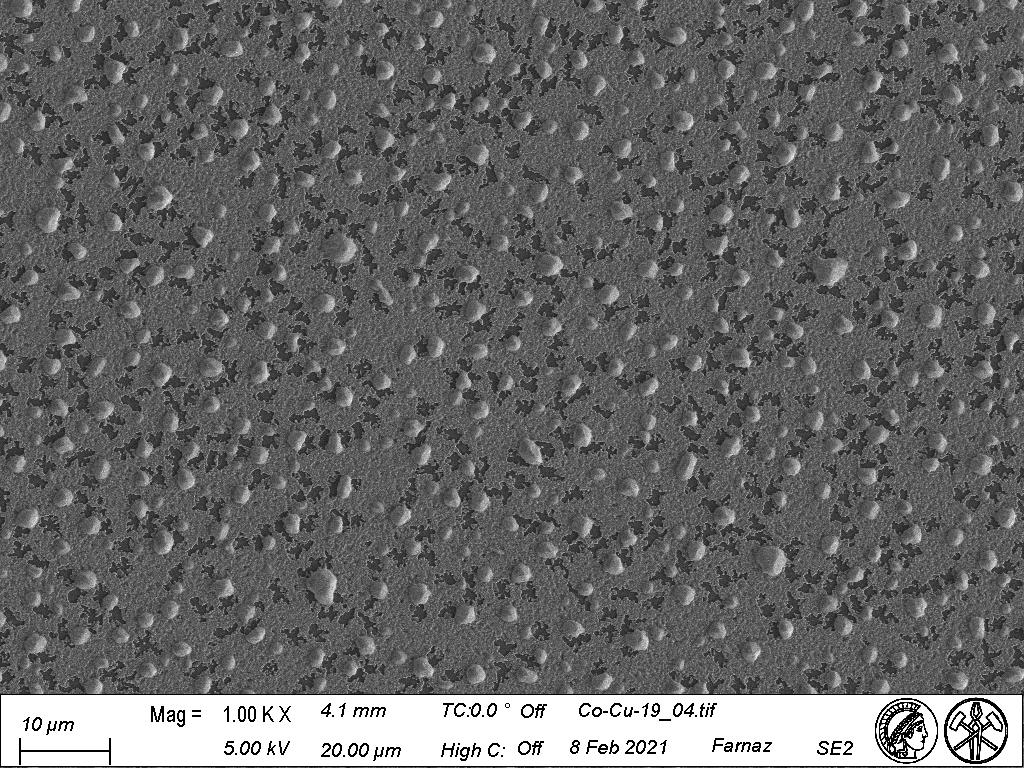
#> input picture 600C_2hrs/Co-Cu-19_04/Co-Cu-19_04.tif, 1024 x 768 px
$ python Co-Cu-19_04.py
#> lines starting #> are read from the running program, lines starting #| are printed output that depends on the picture; after the words box and inside, x2 and y2 are one past the last pixel; in counts of white or black regions, pixels touching at a corner belong together
# -*- coding: utf-8 -*-
"""
Created on Sat Jun 25 15:51:46 2022

@author: FireT
"""


from skimage import measure, io, img_as_ubyte
import matplotlib.pyplot as plt
from skimage.color import label2rgb, rgb2gray
import numpy as np
import cv2
import scipy
from scipy.stats import norm
from skimage import morphology
from skimage import exposure
from skimage.filters import difference_of_gaussians, window


# The input image.
image = cv2.imread("Co-Cu-19_04.tif",0)
#> image is the input picture: shape (768, 1024); min 0, max 255, mean 103.2
image=image[0:696, :]
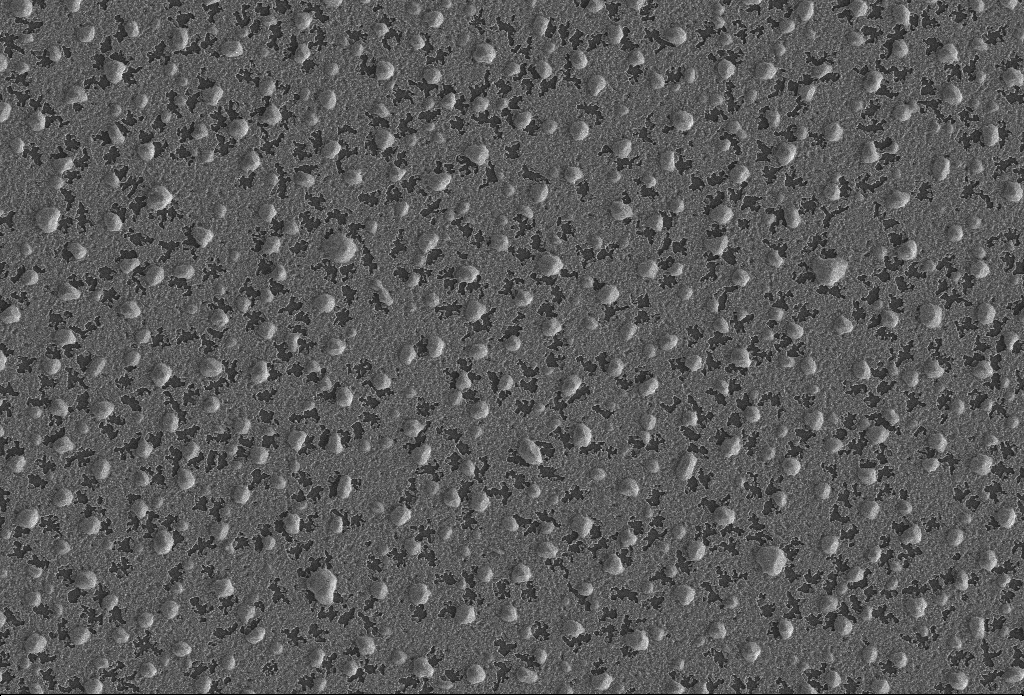
#> image: shape (696, 1024); min 0, max 255, mean 90.9
scale = 0.1116 #microns/pixel
Pixelcut= 100 #Minimum pixel Size


#cv2.imshow('original', image)
#cv2.waitKey()

#plt.hist(image.flat, bins=100, range=(0,150))  #.flat returns the flattened numpy array (1D)


from skimage.filters import threshold_otsu #binary image

ret, thresh=cv2.threshold(image,0,255,cv2.THRESH_BINARY+cv2.THRESH_OTSU)
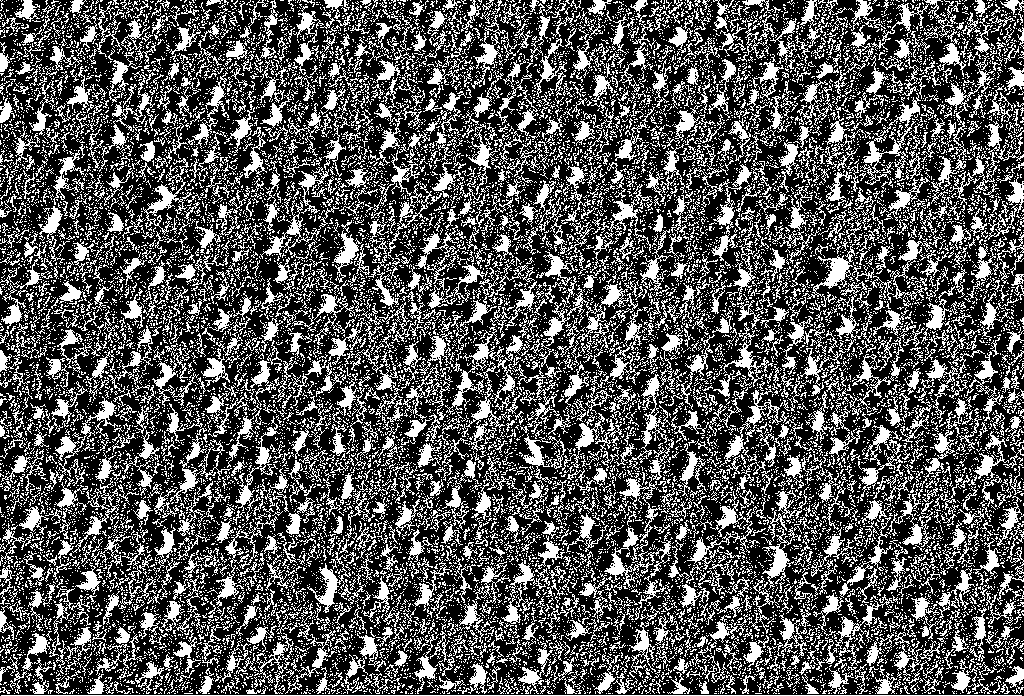
#> thresh: shape (696, 1024); 33.4% white in thin lines or dots
#> ret = 98


#Generate thresholded image
#thresholded_img = image > threshold
#plt.imshow(thresholded_img,cmap='gray')


#Remove edge touching regions
from skimage.segmentation import clear_border
edge_touching_removed = clear_border(thresh)
#> edge_touching_removed: shape (696, 1024); 32% white in thin lines or dots
#plt.imshow(edge_touching_removed)


kernel=np.ones ((3,3),np.uint8)
eroded=cv2.erode(edge_touching_removed,kernel,iterations=1)
#> eroded: shape (696, 1024); 4.1% white; 660 white regions (273 under 20 px), largest, box (x1, y1, x2, y2) and area: (825, 259, 848, 285) 286, (321, 569, 336, 604) 250, (337, 235, 357, 262) 229
dilated=cv2.dilate(eroded,kernel,iterations=1)
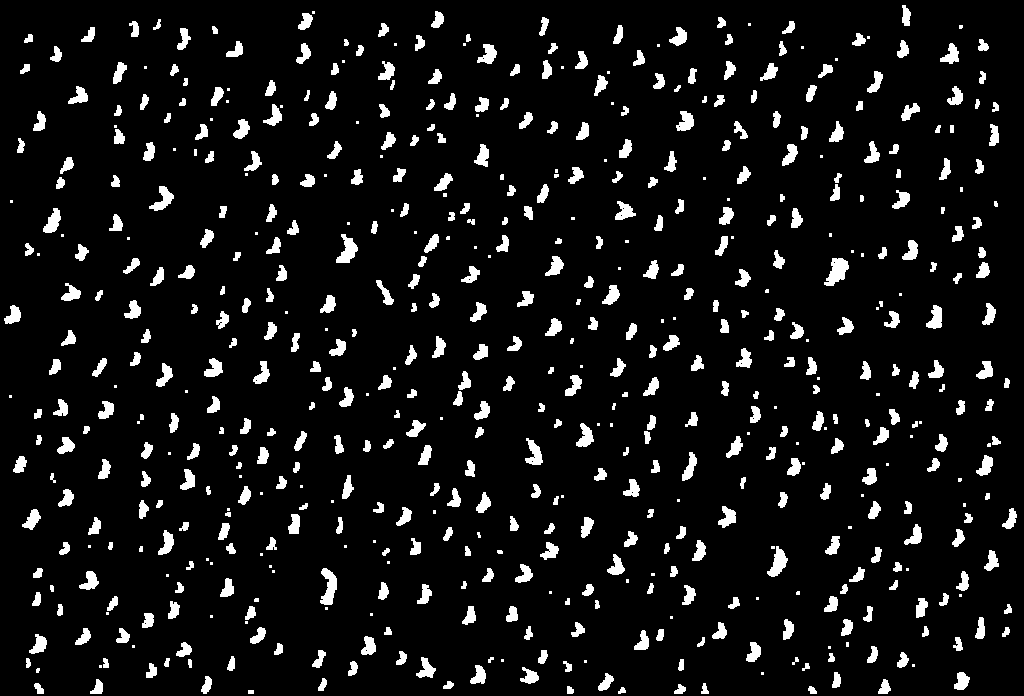
#> dilated: shape (696, 1024); 7.7% white; 611 white regions (128 under 20 px), largest, box (x1, y1, x2, y2) and area: (824, 258, 849, 286) 410, (320, 568, 337, 605) 376, (336, 234, 358, 263) 339
# [12 lines of commented-out code are left out]

label_image = measure.label(dilated, connectivity=image.ndim)
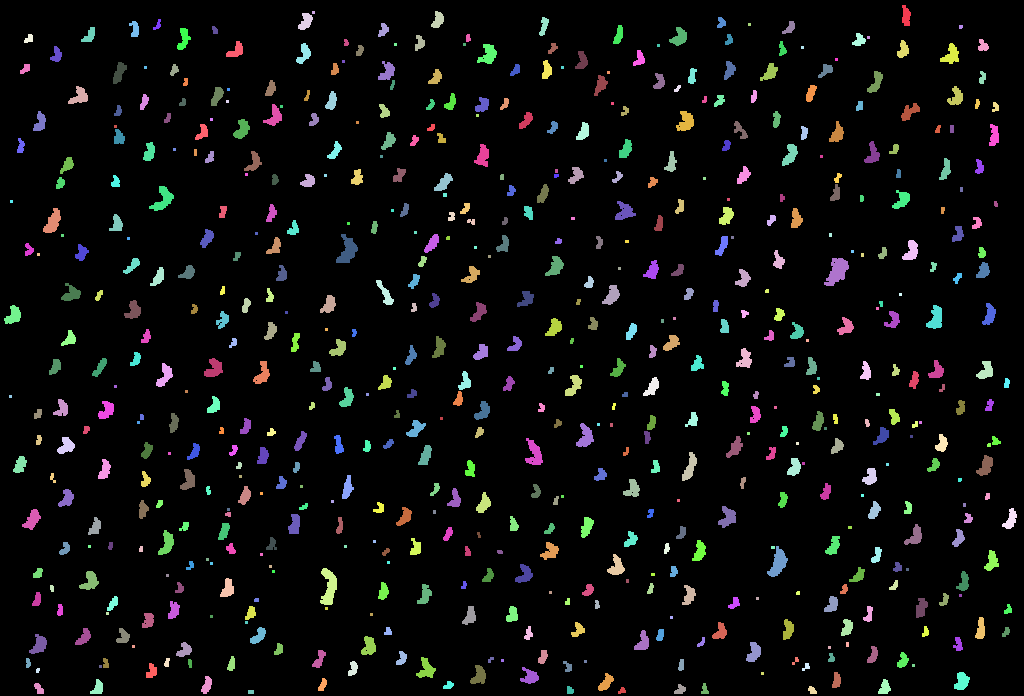
#> label_image: shape (696, 1024) int64; 612 distinct labels, from 0 to 611; one colour per label, 0 black


#Removal of small sized particles
label_image = morphology.remove_small_objects(label_image, Pixelcut)
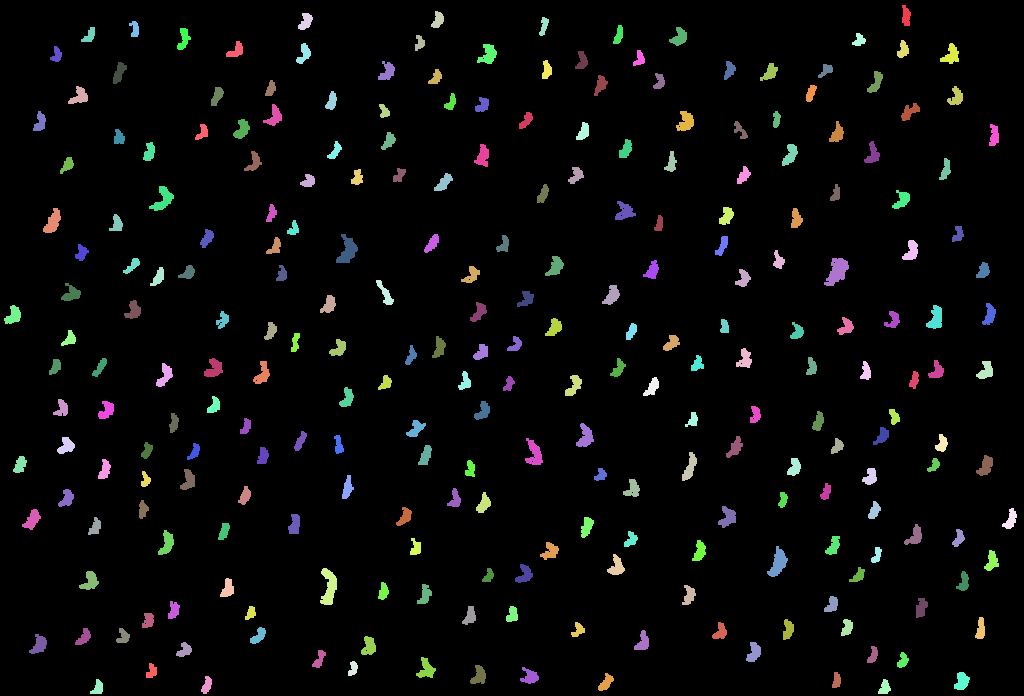
#> label_image: shape (696, 1024) int64; 255 distinct labels, from 0 to 603; one colour per label, 0 black
#plt.imshow(label_image,cmap='Blue',interpolation='none')

#plt.imshow(label_image)
#Return an RGB image where color-coded labels are painted over the image.
#Using label2rgb

image_label_overlay = label2rgb(label_image, image=image)
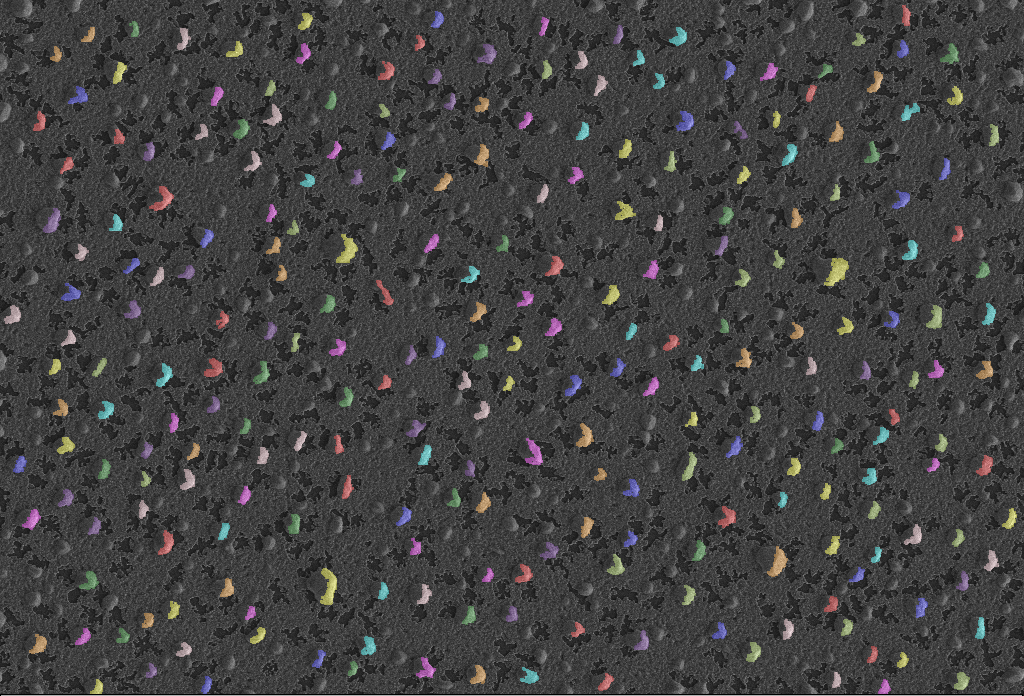
#> image_label_overlay: shape (696, 1024, 3) float64; mean R, G, B 0.26, 0.257, 0.257
from skimage.viewer import ImageViewer
#> (the run stopped early here; a loop or call above may not have finished)
